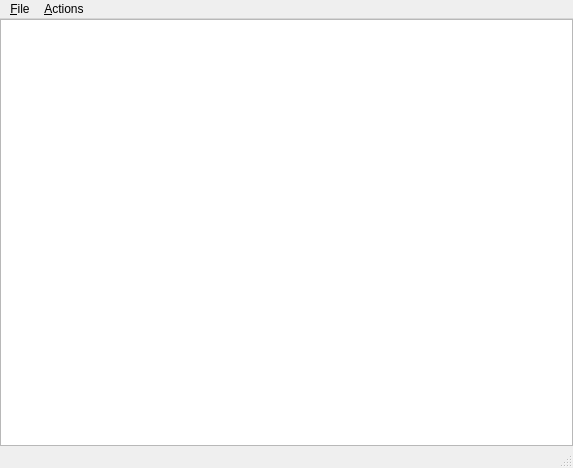
<ui version="4.0" >
  <class>MainWindow</class>
 <widget class="QMainWindow" name="MainWindow" >
  <property name="geometry" >
   <rect>
    <x>0</x>
    <y>0</y>
    <width>573</width>
    <height>468</height>
   </rect>
  </property>
  <property name="windowTitle" >
   <string>MainWindow</string>
  </property>
  <widget class="QWidget" name="centralwidget" >
   <layout class="QVBoxLayout" >
    <property name="margin" >
     <number>0</number>
    </property>
    <property name="spacing" >
     <number>0</number>
    </property>
    <item>
     <widget class="QTreeView" name="view" >
      <property name="alternatingRowColors" >
       <bool>true</bool>
      </property>
      <property name="selectionBehavior" >
       <enum>QAbstractItemView::SelectItems</enum>
      </property>
      <property name="horizontalScrollMode" >
       <enum>QAbstractItemView::ScrollPerPixel</enum>
      </property>
      <property name="animated" >
       <bool>false</bool>
      </property>
      <property name="allColumnsShowFocus" >
       <bool>true</bool>
      </property>
     </widget>
    </item>
   </layout>
  </widget>
  <widget class="QMenuBar" name="menubar" >
   <property name="geometry" >
    <rect>
     <x>0</x>
     <y>0</y>
     <width>573</width>
     <height>31</height>
    </rect>
   </property>
   <widget class="QMenu" name="fileMenu" >
    <property name="title" >
     <string>&amp;File</string>
    </property>
    <addaction name="exitAction" />
   </widget>
   <widget class="QMenu" name="actionsMenu" >
    <property name="title" >
     <string>&amp;Actions</string>
    </property>
    <addaction name="insertRowAction" />
    <addaction name="insertColumnAction" />
    <addaction name="separator" />
    <addaction name="removeRowAction" />
    <addaction name="removeColumnAction" />
    <addaction name="separator" />
    <addaction name="insertChildAction" />
   </widget>
   <addaction name="fileMenu" />
   <addaction name="actionsMenu" />
  </widget>
  <widget class="QStatusBar" name="statusbar" />
  <action name="exitAction" >
   <property name="text" >
    <string>E&amp;xit</string>
   </property>
   <property name="shortcut" >
    <string>Ctrl+Q</string>
   </property>
  </action>
  <action name="insertRowAction" >
   <property name="text" >
    <string>Insert Row</string>
   </property>
   <property name="shortcut" >
    <string>Ctrl+I, R</string>
   </property>
  </action>
  <action name="removeRowAction" >
   <property name="text" >
    <string>Remove Row</string>
   </property>
   <property name="shortcut" >
    <string>Ctrl+R, R</string>
   </property>
  </action>
  <action name="insertColumnAction" >
   <property name="text" >
    <string>Insert Column</string>
   </property>
   <property name="shortcut" >
    <string>Ctrl+I, C</string>
   </property>
  </action>
  <action name="removeColumnAction" >
   <property name="text" >
    <string>Remove Column</string>
   </property>
   <property name="shortcut" >
    <string>Ctrl+R, C</string>
   </property>
  </action>
  <action name="insertChildAction" >
   <property name="text" >
    <string>Insert Child</string>
   </property>
   <property name="shortcut" >
    <string>Ctrl+N</string>
   </property>
  </action>
 </widget>
 <resources>
  <include location="rockolaresources.qrc" />
 </resources>
 <connections/>
</ui>
